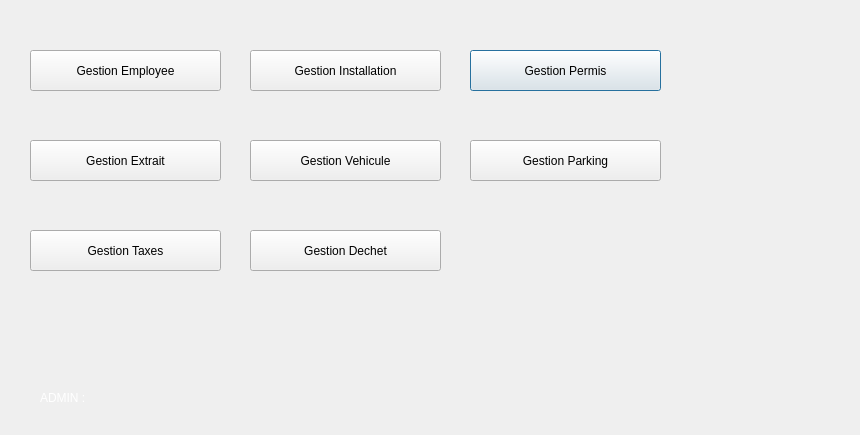
<?xml version="1.0" encoding="UTF-8"?>
<ui version="4.0">
 <class>Menuadmin</class>
 <widget class="QDialog" name="Menuadmin">
  <property name="geometry">
   <rect>
    <x>0</x>
    <y>0</y>
    <width>860</width>
    <height>435</height>
   </rect>
  </property>
  <property name="acceptDrops">
   <bool>true</bool>
  </property>
  <property name="windowTitle">
   <string>Menu</string>
  </property>
  <widget class="QPushButton" name="pushButton_4">
   <property name="geometry">
    <rect>
     <x>470</x>
     <y>50</y>
     <width>191</width>
     <height>41</height>
    </rect>
   </property>
   <property name="text">
    <string>Gestion Permis</string>
   </property>
  </widget>
  <widget class="QPushButton" name="pushButton_8">
   <property name="geometry">
    <rect>
     <x>250</x>
     <y>230</y>
     <width>191</width>
     <height>41</height>
    </rect>
   </property>
   <property name="text">
    <string>Gestion Dechet</string>
   </property>
  </widget>
  <widget class="QPushButton" name="pushButton">
   <property name="geometry">
    <rect>
     <x>30</x>
     <y>50</y>
     <width>191</width>
     <height>41</height>
    </rect>
   </property>
   <property name="text">
    <string>Gestion Employee</string>
   </property>
  </widget>
  <widget class="QPushButton" name="pushButton_2">
   <property name="geometry">
    <rect>
     <x>250</x>
     <y>50</y>
     <width>191</width>
     <height>41</height>
    </rect>
   </property>
   <property name="text">
    <string>Gestion Installation</string>
   </property>
  </widget>
  <widget class="QPushButton" name="pushButton_7">
   <property name="geometry">
    <rect>
     <x>30</x>
     <y>230</y>
     <width>191</width>
     <height>41</height>
    </rect>
   </property>
   <property name="text">
    <string>Gestion Taxes</string>
   </property>
  </widget>
  <widget class="QLabel" name="label_2">
   <property name="geometry">
    <rect>
     <x>670</x>
     <y>320</y>
     <width>281</width>
     <height>111</height>
    </rect>
   </property>
   <property name="font">
    <font>
     <family>Tahoma</family>
     <pointsize>16</pointsize>
     <weight>50</weight>
     <bold>false</bold>
    </font>
   </property>
   <property name="text">
    <string>&lt;html&gt;&lt;head/&gt;&lt;body&gt;&lt;p&gt;&lt;br/&gt;&lt;/p&gt;&lt;/body&gt;&lt;/html&gt;</string>
   </property>
  </widget>
  <widget class="QPushButton" name="pushButton_6">
   <property name="geometry">
    <rect>
     <x>470</x>
     <y>140</y>
     <width>191</width>
     <height>41</height>
    </rect>
   </property>
   <property name="text">
    <string>Gestion Parking</string>
   </property>
  </widget>
  <widget class="QPushButton" name="pushButton_5">
   <property name="geometry">
    <rect>
     <x>250</x>
     <y>140</y>
     <width>191</width>
     <height>41</height>
    </rect>
   </property>
   <property name="text">
    <string>Gestion Vehicule</string>
   </property>
  </widget>
  <widget class="QPushButton" name="pushButton_3">
   <property name="geometry">
    <rect>
     <x>30</x>
     <y>140</y>
     <width>191</width>
     <height>41</height>
    </rect>
   </property>
   <property name="text">
    <string>Gestion Extrait</string>
   </property>
  </widget>
  <widget class="QLabel" name="label">
   <property name="geometry">
    <rect>
     <x>0</x>
     <y>0</y>
     <width>881</width>
     <height>441</height>
    </rect>
   </property>
   <property name="text">
    <string/>
   </property>
  </widget>
  <widget class="QLabel" name="label_3">
   <property name="geometry">
    <rect>
     <x>40</x>
     <y>390</y>
     <width>55</width>
     <height>16</height>
    </rect>
   </property>
   <property name="font">
    <font>
     <pointsize>9</pointsize>
    </font>
   </property>
   <property name="text">
    <string>&lt;html&gt;&lt;head/&gt;&lt;body&gt;&lt;p&gt;&lt;span style=&quot; color:#ffffff;&quot;&gt;ADMIN :&lt;/span&gt;&lt;/p&gt;&lt;/body&gt;&lt;/html&gt;</string>
   </property>
  </widget>
  <widget class="QLabel" name="label_4">
   <property name="geometry">
    <rect>
     <x>110</x>
     <y>390</y>
     <width>55</width>
     <height>16</height>
    </rect>
   </property>
   <property name="font">
    <font>
     <pointsize>9</pointsize>
    </font>
   </property>
   <property name="text">
    <string/>
   </property>
  </widget>
  <zorder>label</zorder>
  <zorder>pushButton_4</zorder>
  <zorder>pushButton_8</zorder>
  <zorder>pushButton</zorder>
  <zorder>pushButton_2</zorder>
  <zorder>pushButton_7</zorder>
  <zorder>label_2</zorder>
  <zorder>pushButton_6</zorder>
  <zorder>pushButton_5</zorder>
  <zorder>pushButton_3</zorder>
  <zorder>label_3</zorder>
  <zorder>label_4</zorder>
 </widget>
 <resources/>
 <connections/>
</ui>
